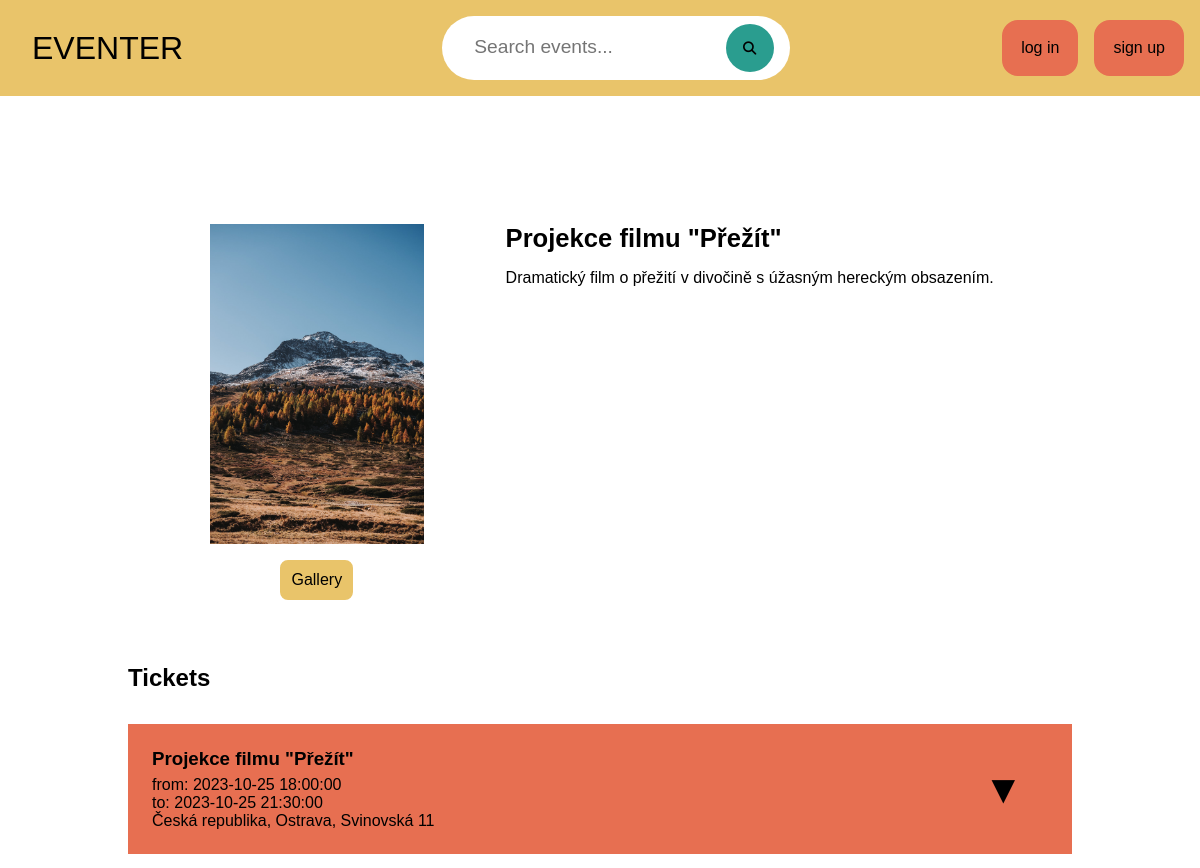
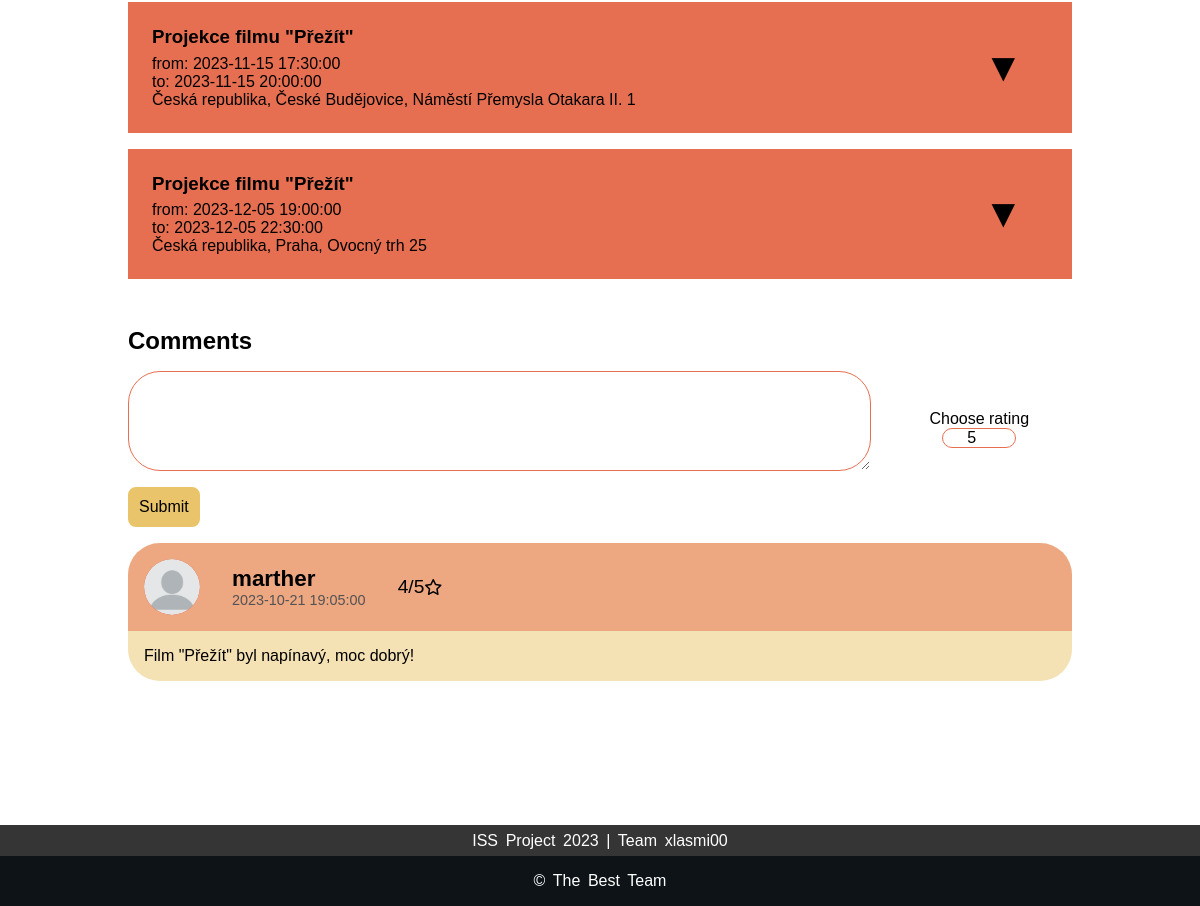
The app's page /event-detail.php?event_id=6 with its own data (2 pictures, top to bottom).
### tables this page shows
CREATE TABLE Event (
    event_id INT AUTO_INCREMENT PRIMARY KEY,
    event_name VARCHAR(128),
    event_description MEDIUMTEXT,
    event_icon VARCHAR(256),
    rating FLOAT,
    time_of_creation DATETIME,
    time_of_last_edit DATETIME,
    event_status VARCHAR(64),

    category_name VARCHAR(128),
    account_id INT,

    CONSTRAINT fk_event_category
    FOREIGN KEY (category_name)
    REFERENCES Category(category_name),

    CONSTRAINT fk_event_owner  

    FOREIGN KEY (account_id)
    REFERENCES Account(account_id)
);

CREATE TABLE Event_instance (
    instance_id INT AUTO_INCREMENT PRIMARY KEY,
    event_id INT,
    address_id INT,
    date_from DATE,
    time_from TIME,
    date_to DATE,
    time_to TIME,

    CONSTRAINT fk_instance_of_event
    FOREIGN KEY (event_id)
    REFERENCES Event(event_id) ON DELETE CASCADE,

    CONSTRAINT fk_address_of_instance
    FOREIGN KEY (address_id)
    REFERENCES Address(address_id) ON DELETE CASCADE
);

CREATE TABLE Address (
    address_id INT AUTO_INCREMENT PRIMARY KEY,
    country VARCHAR(128),
    zip INT,
    city VARCHAR(128),
    street VARCHAR(128),
    street_number VARCHAR(128),  
    state VARCHAR(128),
    address_description MEDIUMTEXT,
    date_of_creation DATETIME,  
    address_status VARCHAR(64),
    account_id INT,

    CONSTRAINT fk_address_proposed_by_account
    FOREIGN KEY (account_id)
    REFERENCES Account(account_id)
);

CREATE TABLE Comment (
    comment_id INT AUTO_INCREMENT PRIMARY KEY,
    time_of_posting DATETIME,
    comment_text MEDIUMTEXT,
    comment_rating FLOAT,

    account_id INT,
    super_comment INT,
    event_id INT,

    CONSTRAINT fk_comment_author
    FOREIGN KEY (account_id)
    REFERENCES Account(account_id),

    CONSTRAINT fk_super_comment
    FOREIGN KEY (super_comment)
    REFERENCES Comment(comment_id) ON DELETE CASCADE,

    CONSTRAINT fk_comment_on_event
    FOREIGN KEY (event_id)
    REFERENCES Event(event_id) ON DELETE CASCADE
);

CREATE TABLE Account (
    account_id INT AUTO_INCREMENT PRIMARY KEY,
    email VARCHAR(256) NOT NULL,
    first_name VARCHAR(128),
    last_name VARCHAR(128),
    nick VARCHAR(128),
    password VARCHAR(128),
    account_type VARCHAR(32),
    profile_icon VARCHAR(256),
    account_status VARCHAR(64)
);

### src/front-end/components/html-components.php (the view, shortened to what this page needs)
<?php
function makeHead(string $title)
{
    ?>
    <!DOCTYPE html>
    <html lang="en">
    <head>
        <link rel="stylesheet" href="src/front-end/styles/style.css">
    </head>
    <body>
    <?php
}
    ?>
    <?php
function makeHeader()
{
    ?>
    <header>
        <div class="top-bar">
            <a id="logo" href="index.php"><p>EVENTER</p></a>
            <div class="search-bar">
                <form action="index.php" method="get">
                    <input type="text" placeholder="Search events..." name="events_search_bar" value="<?php echoSessionVal("events_search_bar", ""); ?>" >
                    <button><i class="fa-solid fa-magnifying-glass"></i></button>
                </form>
            </div>
            <div class="profile">
                <?php
                    if (userIsLoggedIn())
                    {
                        echo '<div class="profile-icon" onclick="menuToggle();">';
                        echo '<img src="'.selectUserIcon($_SESSION["USER"]["user_icon"]).'">';
                        echo "</div>";
                        generateProfilMenu();
                    }
                    else
                    {
                        echo "<div class='login-btns'>";
                        echo "<a href='login.php' class='button-sharp-filled'>log in</a>";
                        echo "<a href='#' class='button-sharp-filled'>sign up</a>";
                        echo "</div>";
                    }
                ?>
            </div>
        </div>
    </header>
    <?php
}
function makeFooter()
{
    ?>
    <footer>
        <div class="footer-top">
            <p> ISS Project 2023 | Team xlasmi00 </p>
        </div>
        <div class="footer-bottom">
            <p>&copy; The best Team</p>
        </div>
    </footer>
    </body>
    </html>
    <?php
}
function generateEventTickets($eventID)
{
    $tables_joined = "Event e NATURAL JOIN Event_instance ei JOIN Address a ON ei.address_id = a.address_id";
    $result_id = "instance_id, event_name, date_from, date_to, time_from, time_to, country, city, street, street_number";
    $event_instances = fetch_all_table_columns($tables_joined, $result_id, ["event_id" => $eventID] ,"event_id = :event_id", null);
    $cnt_t = 1;
    foreach ($event_instances as $event_instance)
    {
        echo '<div class="ticket">
            <div class="ticket-ticket">
                <div class="ticket-info">
                    <h3>'.$event_instance['event_name'].'</h3>
                    <p>
                        from: '.formatTime($event_instance, 'date_from', 'time_from').
                        '<br>to: ' .formatTime($event_instance, 'date_to', 'time_to').
                        '<br>' . formatAddress($event_instance) .'
                    </p>
                </div>
                <button ticket-arrow-button="ticket-'.$cnt_t.'" class="arrow-button" onclick="toggleTicketDetail(\'ticket-'.$cnt_t.'\')">▼</button>
            </div>
            <div class="ticket-types" id="ticket-'.$cnt_t.'">
        <table>';
        echo '<tr class="tickets-reserved">
                        <td><p>Total: </p></td>
                        <td><p id="total-ticket-'.$cnt_t.'">0.00,-</p></td>
                        <td></td>
                        <td class="row-10"><button class="button-round-empty">Reserve</button></td>
                </tr>
                </table>
            </div>
        </div>';
        $cnt_t++;
    }
}
function selectUserIcon(&$path) {
    return isset($path) ? $path : "user-icons/default.webp";
}
function selectEventIcon(&$path) {
    return isset($path) ? $path : "event-icons/default.jpg";
}
function makeEventInfo($eventID)
{
    $event = fetch_table_entry("Event", "event_icon, event_name, event_description", ["event_id" => $eventID], "event_id = :event_id");
    $event_images = fetch_all_table_columns("Photos", "photo_path", ["event_id" => $eventID], "event_id = :event_id");
    echo '<div class="gallery-popup">
        <script src="src/front-end/js/toggleGallery.js"></script>
        <div class="gallery-popup-top-bar">
            <span class="close-btn"><i class="fa-solid fa-xmark"></i></span>
        </div>
        <button class="arrow-btn left-arrow"><i class="fa-solid fa-arrow-left"></i></button>
        <button class="arrow-btn right-arrow"><i class="fa-solid fa-arrow-right"></i></button>
        <img class="large-image">
        <h1 class="image-index">1</h1>
    </div>
    <div class="icon-container">
        <img src="'.selectEventIcon($event['event_icon']).'">
        <button class="button-round-filled" onclick="toggleGallery('.json_encode($event_images).')">Gallery</button>
    </div>
    <div class="description-container">
        <h3>'.$event["event_name"].'</h3>
        <p>'.$event['event_description'].'</p>
    </div>';
}
function generateComments($eventID)
{
    $comments = fetch_distinct_table_columns("Comment natural join Account", "*", ["event_id" => $eventID], "event_id = :event_id");
    foreach ($comments as $comment)
    {
        echo '
        <div class="comment">
            <div class="comment-header">
                <span>
                    <div class="profile-icon">
                        <img src="'.selectUserIcon($comment['profile_icon']).'">
                    </div>
                    <div class="comment-header-text">
                        <h3>'.$comment['nick'].'</h3>
                        <p>'.$comment['time_of_posting'].'</p>
                    </div>
                    <p class="rating-text">'.$comment['comment_rating'].'/5</p>
                    <i class="fa-regular fa-star"></i>
                </span>
        ';
        echo '
            </div>
            <div class="comment-body">
                <p>'.nl2br($comment['comment_text']).'</p>
            </div>
        </div>
        ';
    }
}
    ?>

### config/common.php (shortened to what this page needs)
<?php
function get_pdo_statement($query, $id_array) {
    global $db;
    $stmt = $db->prepare($query);
    if ($id_array) {
        foreach ($id_array as $key => $value) {
            $stmt->bindValue(":$key", $value);
        }
    }
    $stmt->execute();
    return $stmt;
}
function fetch_table_entry($table, $return_id, $id_array, $id_string) {
    $query = "SELECT $return_id FROM $table WHERE $id_string";
    $stmt = get_pdo_statement($query, $id_array);
    $result = $stmt->fetch(PDO::FETCH_ASSOC);
    return $result;
}
function fetch_table_columns($query, $id_array)
{
    $stmt = get_pdo_statement($query, $id_array);
    return $stmt->fetchAll(PDO::FETCH_ASSOC);
}
function fetch_all_table_columns($table, $return_id, $id_array, $id_string, $group_by = null) {
    $query = "SELECT $return_id FROM $table" . ($id_string ? " WHERE $id_string" : "") . ($group_by ? " GROUP BY $group_by" : "");
    return fetch_table_columns($query, $id_array);
}
function fetch_distinct_table_columns($table, $return_id, $id_array, $id_string) {
    $query = "SELECT DISTINCT $return_id FROM $table" . ($id_string ? " WHERE $id_string" : "");
    return fetch_table_columns($query, $id_array);
}
function formatAddress(array &$address) {
    return $address['country'] . ', ' . $address['city'] . ', ' . $address['street']. ' ' . $address['street_number'];
}
function formatTime(array &$time, $date_column, $time_column) {
    return $time[$date_column].' '.$time[$time_column];
}
function userIsLoggedIn() {
    return isset($_SESSION['USER']);
}
function getSessionVal($value, $default, $index = null) {
    if(!isset($_SESSION[$value])) {
        return htmlspecialchars($default);
    } else if(is_array($value)) {
        return htmlspecialchars($_SESSION[$value][$index]);
    } else {
        return htmlspecialchars($_SESSION[$value]);
    }
}
function echoSessionVal($value, $default, $index = null) {
    echo getSessionVal($value, $default, $index);
}
?>

### event-detail.php (shortened to what this page needs)
<?php
require_once "config/common.php";
require "src/front-end/components/html-components.php";
makeHead("Eventer | Event Detail");
makeHeader();
?>
<main class="event-detail-main-container">
    <div class="info-container">
        <?php makeEventInfo($_GET["event_id"]) ?>
    </div>
    <div class="part-lable">
        <h2>Tickets</h2>
    </div>
    <div class="tickets-container">
        <?php generateEventTickets($_GET["event_id"]) ?>
    </div>
    <div class="part-lable">
        <h2>Comments</h2>
    </div>
    <div class="comments-container">
        <div class="comment-form">
            <form action="">
                <div class="form-input">
                    <textarea name="" id="" cols="30" rows="10"></textarea>
                    <span>
                        <label for="rating">Choose rating</label>
                        <input type="number" id="rating" pattern="[0-5]" value="5" oninput="checkRatingInput()">
                    </span>
                </div>
                <button type="Submit" class="button-round-filled">Submit</button>
            </form>
        </div>
        <div class="comments-block">
            <?php generateComments($_GET["event_id"]) ?>
        </div>
    </div>
</main>
<?php
makeFooter();
?>

### src/front-end/styles/style.css (style rules this page uses)
* { margin: 0; padding: 0; font-family: 'Poppins', sans-serif; box-sizing: border-box; }
body { background-color: white; }
header { width: 100%; background-color: #E9C46A; }
.top-bar { display: flex; align-items: center; flex-direction: row; justify-content: space-between; }
#logo { height: 100%; width: 30%; text-align: left; text-decoration: none; color: black; font-size: 2rem; margin: 1rem 0rem 1rem 2rem; }
.search-bar { width: 100%; max-width: 700px; display: flex; align-items: center; justify-content: center; padding: 1rem 2rem; }
.search-bar form { background-color: white; stroke: black; stroke-width: 0.2rem; border-radius: 60rem; padding: 0.5rem 1rem 0.5rem 2rem; }
.search-bar form input { background-color: transparent; flex: 1; border: 0; outline: none; font-size: 1.2rem; color: black; }
.search-bar button { width: 2rem; border: 0; border-radius: 50%; width: 3rem; height: 3rem; background-color: #2A9D8F; cursor: pointer; }
.profile { width: 30%; height: 100%; display: flex; justify-content: right; text-align: right; }
.profile-icon { height: 3.5rem; width: 3.5rem; border-radius: 50%; overflow: hidden; display: flex; justify-content: center; align-items: center; background-color: #E76F51; margin: 1rem 2rem 1rem 0rem; }
.profile-icon img { height: 100%; width: 100%; object-fit: cover; border-radius: 50%; }
.login-btns a { margin-right: 1rem; border-radius: 1rem; }
main { width: 100%; min-height: 100vh; }
footer { color: white; font-size: 1rem; word-spacing: 0.2rem; text-align: center; }
.footer-top { padding: 0.4rem 0; background-color: #353535; }
.footer-bottom { background: #0D1317; width: auto; padding: 1rem 0; align-items: center; }
.footer-bottom p { text-transform: capitalize; }

### src/front-end/styles/buttons.css (style rules this page uses)
.button-round-filled { display: inline-block; padding: 0.5rem; font-size: 1rem; text-align: center; text-decoration: none; border: 0.2rem solid #E9C46A; border-radius: 0.5rem; color: black; background-color: #E9C46A; cursor: pointer; }
.button-sharp-filled { display: inline-block; padding: 1rem; font-size: 1rem; text-align: center; text-decoration: none; border: 0.2rem solid #E76F51; color: black; background-color: #E76F51; cursor: pointer; }

### src/front-end/styles/info-container.css (style rules this page uses)
.info-container { width: 100%; display: flex; flex-direction: row; justify-content: space-evenly; }
.info-container .icon-container { width: 40%; display: flex; flex-direction: column; align-items: center; justify-content: center; }
.icon-container img { max-width: 16rem; max-height: 20rem; }
.info-container .description-container { width: 60%; display: flex; flex-direction: column; text-align: left; justify-content: start; }

### src/front-end/styles/index.css (style rules this page uses)
main h2 { padding: 2rem 3rem 0rem 4rem; }

### src/front-end/styles/profile.css (style rules this page uses)
.profile-popup form input,textarea { border: 0.1rem solid #E76F51; border-radius: 2rem; padding: 0.6rem; font-size: 1rem; }

### records on screen
event: event_name "Projekce filmu \"Přežít\"", event_description "Dramatický film o přežití v divočině s úžasným hereckým obsazením."
event_instance: event.event_name "Projekce filmu \"Přežít\"", date_from+time_from "2023-10-25 18:00:00", formatTime($event_instance, 'date_to', 'time_to') "2023-10-25 21:30:00", address.street_number "Česká republika, Ostrava, Svinovská 11"
event_instance: event.event_name "Projekce filmu \"Přežít\"", date_from+time_from "2023-11-15 17:30:00", formatTime($event_instance, 'date_to', 'time_to') "2023-11-15 20:00:00", address.street_number "Česká republika, České Budějovice, Náměstí Přemysla Otakara II. 1"
event_instance: event.event_name "Projekce filmu \"Přežít\"", date_from+time_from "2023-12-05 19:00:00", formatTime($event_instance, 'date_to', 'time_to') "2023-12-05 22:30:00", address.street_number "Česká republika, Praha, Ovocný trh 25"
comment: account.nick "marther", time_of_posting "2023-10-21 19:05:00", comment_rating "4", comment_text "Film \"Přežít\" byl napínavý, moc dobrý!"
